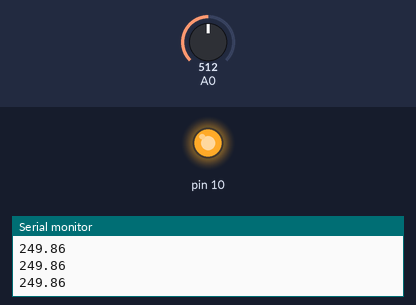
A sketch run on a simulated Arduino Uno, built with avr-gcc and run on an emulated ATmega328P. On the bench: output pins drawn as LEDs (lit = HIGH), the last lines printed to the serial monitor. The test bench sets the inputs (shaded band); at power-on: A0 = 512.

Above: at 1.2 s.
1.3 s: A0 set to 60
2.8 s: A0 set to 52
At 3.1 s:
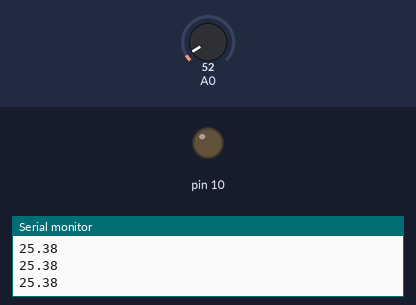
4.3 s: A0 set to 122
At 5.4 s:
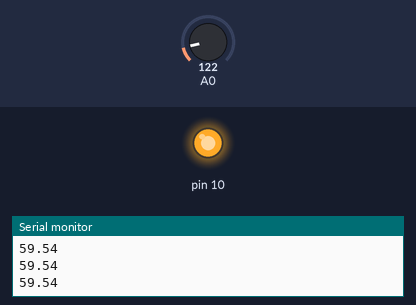
5.8 s: A0 set to 17
At 6.5 s:
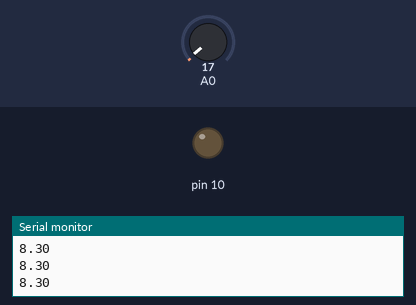
Timing chart, 0 to 8.3 s (numbered marks = the images above; inputs shaded):
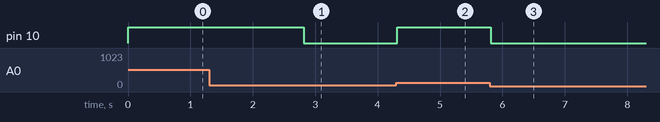

Measured:
- the behaviour switches between 56 and 55 on A0 (found by bisection; images 0 and 1)
- after the input at 2.8 s, pin 10: HIGH → LOW at once
- after the input at 4.3 s, pin 10: LOW → HIGH at once
- after the input at 5.8 s, pin 10: HIGH → LOW at once

The sketch:

lm_35_sensor_code.ino
```cpp
void setup() {
  // put your setup code here, to run once:
  pinMode(A0,INPUT_PULLUP);
  pinMode(10,OUTPUT);
  Serial.begin(9600);
}

void loop() {
  // put your main code here, to run repeatedly:
  int a = analogRead(A0);
  float b = a*4.88;
  float c = b/10;
  Serial.println(c);
  if(c > 27){
    digitalWrite(10,HIGH);
  }
  if(c < 27){
    digitalWrite(10,LOW);
  }

}
```
